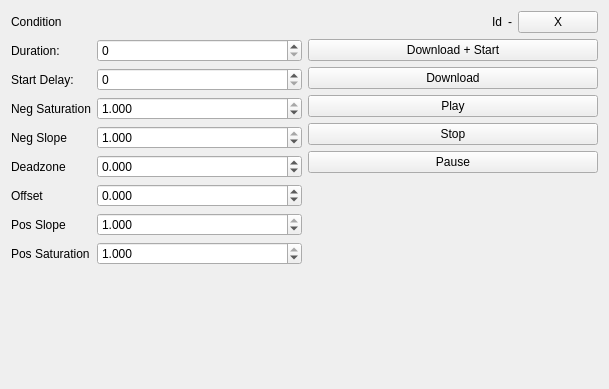
<?xml version="1.0" encoding="UTF-8"?>
<ui version="4.0">
 <class>f8123_ConditionForceWidget</class>
 <widget class="QWidget" name="f8123_ConditionForceWidget">
  <property name="geometry">
   <rect>
    <x>0</x>
    <y>0</y>
    <width>609</width>
    <height>389</height>
   </rect>
  </property>
  <property name="windowTitle">
   <string>Form</string>
  </property>
  <layout class="QVBoxLayout" name="verticalLayout_2">
   <item>
    <layout class="QHBoxLayout" name="horizontalLayout_2" stretch="1,0,0,0">
     <item>
      <widget class="QLabel" name="effectTypeLabel">
       <property name="text">
        <string>Condition</string>
       </property>
      </widget>
     </item>
     <item>
      <widget class="QLabel" name="label_2">
       <property name="text">
        <string>Id</string>
       </property>
      </widget>
     </item>
     <item>
      <widget class="QLabel" name="idLabel">
       <property name="text">
        <string>-</string>
       </property>
      </widget>
     </item>
     <item>
      <widget class="QPushButton" name="destroyEffectButton">
       <property name="text">
        <string>X</string>
       </property>
      </widget>
     </item>
    </layout>
   </item>
   <item>
    <layout class="QHBoxLayout" name="horizontalLayout">
     <item>
      <layout class="QFormLayout" name="formLayout">
       <item row="0" column="0">
        <widget class="QLabel" name="label_4">
         <property name="text">
          <string>Duration:</string>
         </property>
        </widget>
       </item>
       <item row="0" column="1">
        <widget class="QSpinBox" name="durationSpinBox">
         <property name="maximum">
          <number>65535</number>
         </property>
        </widget>
       </item>
       <item row="1" column="0">
        <widget class="QLabel" name="label_5">
         <property name="text">
          <string>Start Delay:</string>
         </property>
        </widget>
       </item>
       <item row="1" column="1">
        <widget class="QSpinBox" name="startDelaySpinBox">
         <property name="maximum">
          <number>65535</number>
         </property>
        </widget>
       </item>
       <item row="2" column="0">
        <widget class="QLabel" name="label">
         <property name="text">
          <string>Neg Saturation</string>
         </property>
        </widget>
       </item>
       <item row="2" column="1">
        <widget class="QDoubleSpinBox" name="negSaturationSpinBox">
         <property name="decimals">
          <number>3</number>
         </property>
         <property name="minimum">
          <double>0.000000000000000</double>
         </property>
         <property name="maximum">
          <double>1.000000000000000</double>
         </property>
         <property name="singleStep">
          <double>0.050000000000000</double>
         </property>
         <property name="value">
          <double>1.000000000000000</double>
         </property>
        </widget>
       </item>
       <item row="3" column="0">
        <widget class="QLabel" name="label_3">
         <property name="text">
          <string>Neg Slope</string>
         </property>
        </widget>
       </item>
       <item row="4" column="0">
        <widget class="QLabel" name="label_6">
         <property name="text">
          <string>Deadzone</string>
         </property>
        </widget>
       </item>
       <item row="5" column="0">
        <widget class="QLabel" name="label_7">
         <property name="text">
          <string>Offset</string>
         </property>
        </widget>
       </item>
       <item row="6" column="0">
        <widget class="QLabel" name="label_8">
         <property name="text">
          <string>Pos Slope</string>
         </property>
        </widget>
       </item>
       <item row="7" column="0">
        <widget class="QLabel" name="label_9">
         <property name="text">
          <string>Pos Saturation</string>
         </property>
        </widget>
       </item>
       <item row="3" column="1">
        <widget class="QDoubleSpinBox" name="negSlopeSpinBox">
         <property name="decimals">
          <number>3</number>
         </property>
         <property name="minimum">
          <double>-1.000000000000000</double>
         </property>
         <property name="maximum">
          <double>1.000000000000000</double>
         </property>
         <property name="singleStep">
          <double>0.050000000000000</double>
         </property>
         <property name="value">
          <double>1.000000000000000</double>
         </property>
        </widget>
       </item>
       <item row="4" column="1">
        <widget class="QDoubleSpinBox" name="deadzoneSpinBox">
         <property name="decimals">
          <number>3</number>
         </property>
         <property name="minimum">
          <double>-1.000000000000000</double>
         </property>
         <property name="maximum">
          <double>1.000000000000000</double>
         </property>
         <property name="singleStep">
          <double>0.050000000000000</double>
         </property>
         <property name="value">
          <double>0.000000000000000</double>
         </property>
        </widget>
       </item>
       <item row="5" column="1">
        <widget class="QDoubleSpinBox" name="offsetSpinBox">
         <property name="decimals">
          <number>3</number>
         </property>
         <property name="minimum">
          <double>-1.000000000000000</double>
         </property>
         <property name="maximum">
          <double>1.000000000000000</double>
         </property>
         <property name="singleStep">
          <double>0.050000000000000</double>
         </property>
        </widget>
       </item>
       <item row="6" column="1">
        <widget class="QDoubleSpinBox" name="posSlopeSpinBox">
         <property name="decimals">
          <number>3</number>
         </property>
         <property name="minimum">
          <double>-1.000000000000000</double>
         </property>
         <property name="maximum">
          <double>1.000000000000000</double>
         </property>
         <property name="singleStep">
          <double>0.050000000000000</double>
         </property>
         <property name="value">
          <double>1.000000000000000</double>
         </property>
        </widget>
       </item>
       <item row="7" column="1">
        <widget class="QDoubleSpinBox" name="posSaturationSpinBox">
         <property name="decimals">
          <number>3</number>
         </property>
         <property name="minimum">
          <double>0.000000000000000</double>
         </property>
         <property name="maximum">
          <double>1.000000000000000</double>
         </property>
         <property name="singleStep">
          <double>0.050000000000000</double>
         </property>
         <property name="value">
          <double>1.000000000000000</double>
         </property>
        </widget>
       </item>
      </layout>
     </item>
     <item>
      <layout class="QVBoxLayout" name="verticalLayout">
       <item>
        <widget class="QPushButton" name="downloadAndStartButton">
         <property name="text">
          <string>Download + Start</string>
         </property>
        </widget>
       </item>
       <item>
        <widget class="QPushButton" name="downloadButton">
         <property name="text">
          <string>Download</string>
         </property>
        </widget>
       </item>
       <item>
        <widget class="QPushButton" name="playButton">
         <property name="text">
          <string>Play</string>
         </property>
        </widget>
       </item>
       <item>
        <widget class="QPushButton" name="stopButton">
         <property name="text">
          <string>Stop</string>
         </property>
        </widget>
       </item>
       <item>
        <widget class="QPushButton" name="pauseButton">
         <property name="text">
          <string>Pause</string>
         </property>
        </widget>
       </item>
       <item>
        <spacer name="verticalSpacer_2">
         <property name="orientation">
          <enum>Qt::Vertical</enum>
         </property>
         <property name="sizeHint" stdset="0">
          <size>
           <width>20</width>
           <height>40</height>
          </size>
         </property>
        </spacer>
       </item>
      </layout>
     </item>
    </layout>
   </item>
   <item>
    <spacer name="verticalSpacer">
     <property name="orientation">
      <enum>Qt::Vertical</enum>
     </property>
     <property name="sizeHint" stdset="0">
      <size>
       <width>20</width>
       <height>40</height>
      </size>
     </property>
    </spacer>
   </item>
  </layout>
 </widget>
 <resources/>
 <connections/>
</ui>
